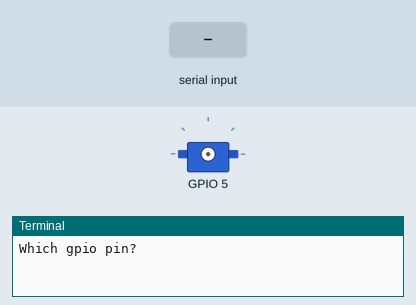
Bench run of a program on a simulated Raspberry Pi (BCM pin numbers). Shown: servo, the last lines printed to the terminal. Inputs (shaded band) come from the test bench. Servo angles are drawn from the pulse width (0.5 ms = 0°, 2.5 ms = 180°).

Above: at 1.2 s.
1.3 s: "5" typed at the terminal
At 1.6 s:
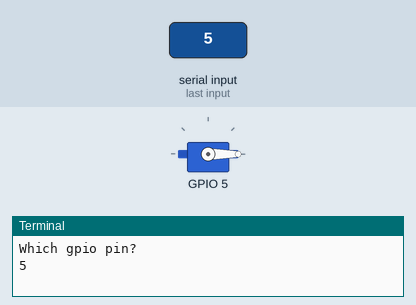
At 4.1 s:
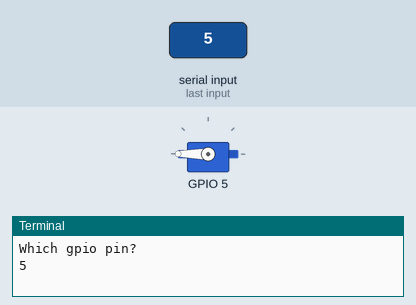
Timing chart, 0 to 10.3 s (numbered marks = the images above; inputs shaded):
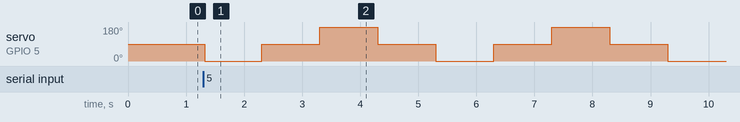

The program:

servo_sg90_basic.py
```python
"""
Web : https://gpiozero.readthedocs.io/en/v1.3.1/api_output.html?highlight=servo#servo
Usage : python servo_sg90_basic.py
"""
from gpiozero import Servo
from time import sleep
from sys import exit
import signal

try:
	gpio_pin_num = int(raw_input("Which gpio pin?"))
except ValueError:
	print "Oops! That was no valid number. Try again.."
	exit()

servo = Servo(gpio_pin_num, min_pulse_width=0.0005, max_pulse_width=0.0025)

try:
	while True:
		servo.min()
		sleep(1)
		servo.mid()
		sleep(1)
		servo.max()
		sleep(1)
		servo.mid()
		sleep(1)
except KeyboardInterrupt:
	pass
finally:
	print("Handling Ctrl+C")
```

Measured:
- after the input at 1.3 s, servo on GPIO 5: 90° → 0° at once, → 90° 0.98 s later, → 180° 1.0 s later, → 90° 1.0 s later, … (9 changes in this stretch)
